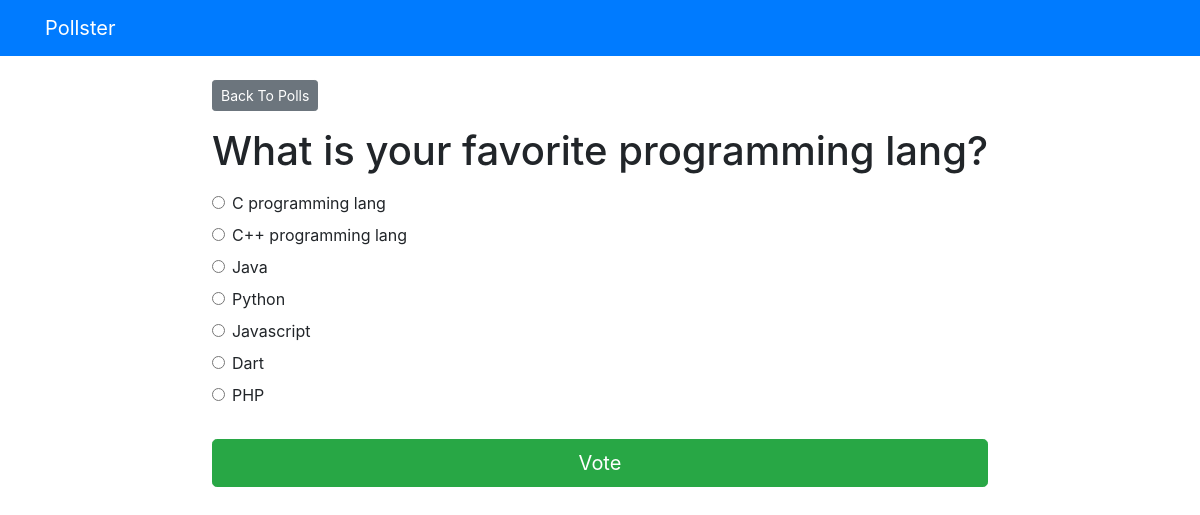
The page /polls/1/ on the database its author committed.
### polls/models.py (models this page shows, shortened)
class Question(models.Model):
    question_text = models.CharField(max_length=200)
    pub_date = models.DateTimeField('dat published')

class Choice(models.Model):
    question = models.ForeignKey(Question, on_delete=models.CASCADE)
    choice_text = models.CharField(max_length=200)
    votes = models.IntegerField(default=0)

### polls/views.py (the view)
# urls.py: path('<int:question_id>/', views.detail, name='detail'),
def detail(request, question_id):
    try:
        question = Question.objects.get(pk=question_id)
    except Question.DoesNotExist:
        raise Http404("Question does not exist")
    return render(request, 'polls/detail.html', {'question': question})

### templates/polls/detail.html (shortened to what this page needs)
{% extends 'base.html' %}
{% block content %}
<a class = "btn btn-secondary btn-sm mb-3" href = "{% url 'polls:index' %}" > Back To Polls </a >
<h1 class = "text-center mb-3" > {{question.question_text}} </h1 >
<form action = "{% url 'polls:vote' question.id %}" method = "post" >
    {% for choice in question.choice_set.all %}
    <div class = "form-check" >
    <input type = "radio" name = "choice" class = "form-check-input" id = "choice{{ forloop.counter }}"
    value = "{{ choice.id }}"/>
    <label for = "choice{{ forloop.counter }}" > {{choice.choice_text}} </label >
    </div >
    {% endfor %}
    <input type = "submit" value = "Vote" class = "btn btn-success btn-lg btn-block mt-4" />
</form >
{% endblock %}

### rows shown on the page
Question: question_text "What is your favorite programming lang?"
Choice: choice_text "C programming lang"
Choice: choice_text "C++ programming lang"
Choice: choice_text "Java"
Choice: choice_text "Python"
Choice: choice_text "Javascript"
Choice: choice_text "Dart"
Choice: choice_text "PHP"
